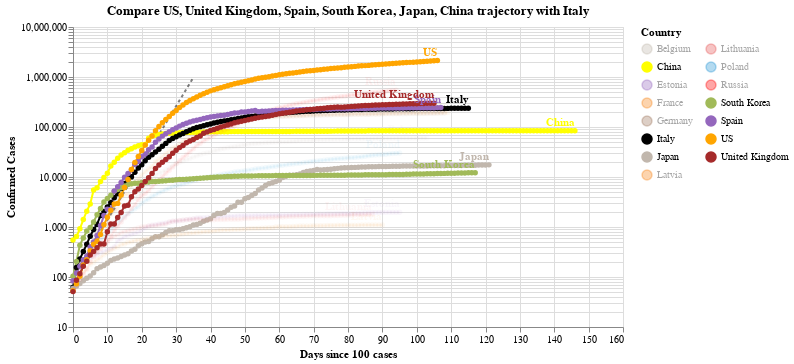

Notebook cell for this chart:
### Code cell
#hide_input
chart2 = make_since_chart(dff2, ['US', 'United Kingdom', 'Spain', 'South Korea', 'Japan', 'China'], baseline_countries)
chart2

### Figure 1 — Vega-Lite specification as saved in the notebook (floating-point values rounded to 4 significant figures; data arrays with more than 128 entries replaced by an {"elided": "..."} marker saying what was removed)
{"config": {"view": {"continuousWidth": 400, "continuousHeight": 300}}, "layer": [{"data": {"name": "data-628230001892d6798b50651be41d1b3e"}, "mark": {"type": "line", "color": "black", "opacity": 0.5, "strokeDash": [3, 3]}, "encoding": {"x": {"type": "quantitative", "field": "Days since 100 cases"}, "y": {"type": "quantitative", "field": "Confirmed Cases"}}}, {"data": {"name": "data-a540b6a8e8d09bc67417ed32cccc459b"}, "mark": {"type": "line", "point": true}, "encoding": {"color": {"type": "nominal", "field": "Country", "legend": {"columns": 2}, "scale": {"domain": ["Belgium", "China", "Estonia", "France", "Germany", "Italy", "Japan", "Latvia", "Lithuania", "Poland", "Russia", "South Korea", "Spain", "US", "United Kingdom"], "range": ["#C1B7AD", "yellow", "#9467bd", "#F58518", "#9D755D", "black", "#C1B7AD", "#F58518", "#E45756", "#2495D3", "red", "#A1BA59", "#9467bd", "orange", "brown"]}}, "opacity": {"condition": {"value": 1, "selection": "selector006"}, "value": 0.05}, "tooltip": [{"type": "nominal", "field": "Country"}, {"type": "temporal", "field": "Date"}, {"type": "quantitative", "field": "Confirmed Cases"}, {"type": "quantitative", "field": "Days since 100 cases"}], "x": {"type": "quantitative", "field": "Days since 100 cases"}, "y": {"type": "quantitative", "field": "Confirmed Cases", "scale": {"type": "log"}}}, "selection": {"selector006": {"type": "multi", "fields": ["Country"], "bind": "legend", "init": [{"Country": "US"}, {"Country": "United Kingdom"}, {"Country": "Spain"}, {"Country": "South Korea"}, {"Country": "Japan"}, {"Country": "China"}, {"Country": "Italy"}]}}, "width": 550}, {"data": {"name": "data-a540b6a8e8d09bc67417ed32cccc459b"}, "mark": {"type": "text", "align": "right", "dy": -8, "fontWeight": "bold"}, "encoding": {"color": {"type": "nominal", "field": "Country", "legend": {"columns": 2}, "scale": {"domain": ["Belgium", "China", "Estonia", "France", "Germany", "Italy", "Japan", "Latvia", "Lithuania", "Poland", "Russia", "South Korea", "Spain", "US", "United Kingdom"], "range": ["#C1B7AD", "yellow", "#9467bd", "#F58518", "#9D755D", "black", "#C1B7AD", "#F58518", "#E45756", "#2495D3", "red", "#A1BA59", "#9467bd", "orange", "brown"]}}, "opacity": {"condition": {"value": 1, "selection": "selector006"}, "value": 0.05}, "text": {"type": "nominal", "field": "Country"}, "tooltip": [{"type": "nominal", "field": "Country"}, {"type": "temporal", "field": "Date"}, {"type": "quantitative", "field": "Confirmed Cases"}, {"type": "quantitative", "field": "Days since 100 cases"}], "x": {"type": "quantitative", "field": "Days since 100 cases"}, "y": {"type": "quantitative", "field": "Confirmed Cases", "scale": {"type": "log"}}}, "transform": [{"filter": "(datum['Date'] >= 1592265600000)"}], "width": 550}], "title": "Compare US, United Kingdom, Spain, South Korea, Japan, China trajectory with Italy", "$schema": "https://vega.github.io/schema/vega-lite/v4.0.2.json", "datasets": {"data-628230001892d6798b50651be41d1b3e": [{"Days since 100 cases": 0, "Confirmed Cases": 100.0}, {"Days since 100 cases": 1, "Confirmed Cases": 130.0}, {"Days since 100 cases": 2, "Confirmed Cases": 169.0}, {"Days since 100 cases": 3, "Confirmed Cases": 219.7}, {"Days since 100 cases": 4, "Confirmed Cases": 285.6}, {"Days since 100 cases": 5, "Confirmed Cases": 371.3}, {"Days since 100 cases": 6, "Confirmed Cases": 482.7}, {"Days since 100 cases": 7, "Confirmed Cases": 627.5}, {"Days since 100 cases": 8, "Confirmed Cases": 815.7}, {"Days since 100 cases": 9, "Confirmed Cases": 1060.0}, {"Days since 100 cases": 10, "Confirmed Cases": 1379.0}, {"Days since 100 cases": 11, "Confirmed Cases": 1792.0}, {"Days since 100 cases": 12, "Confirmed Cases": 2330.0}, {"Days since 100 cases": 13, "Confirmed Cases": 3029.0}, {"Days since 100 cases": 14, "Confirmed Cases": 3937.0}, {"Days since 100 cases": 15, "Confirmed Cases": 5119.0}, {"Days since 100 cases": 16, "Confirmed Cases": 6654.0}, {"Days since 100 cases": 17, "Confirmed Cases": 8650.0}, {"Days since 100 cases": 18, "Confirmed Cases": 11250.0}, {"Days since 100 cases": 19, "Confirmed Cases": 14620.0}, {"Days since 100 cases": 20, "Confirmed Cases": 19000.0}, {"Days since 100 cases": 21, "Confirmed Cases": 24710.0}, {"Days since 100 cases": 22, "Confirmed Cases": 32120.0}, {"Days since 100 cases": 23, "Confirmed Cases": 41750.0}, {"Days since 100 cases": 24, "Confirmed Cases": 54280.0}, {"Days since 100 cases": 25, "Confirmed Cases": 70560.0}, {"Days since 100 cases": 26, "Confirmed Cases": 91730.0}, {"Days since 100 cases": 27, "Confirmed Cases": 119300.0}, {"Days since 100 cases": 28, "Confirmed Cases": 155000.0}, {"Days since 100 cases": 29, "Confirmed Cases": 201500.0}, {"Days since 100 cases": 30, "Confirmed Cases": 262000.0}, {"Days since 100 cases": 31, "Confirmed Cases": 340600.0}, {"Days since 100 cases": 32, "Confirmed Cases": 442800.0}, {"Days since 100 cases": 33, "Confirmed Cases": 575600.0}, {"Days since 100 cases": 34, "Confirmed Cases": 748300.0}, {"Days since 100 cases": 35, "Confirmed Cases": 972800.0}], "data-a540b6a8e8d09bc67417ed32cccc459b": {"elided": "1613 records"}}}
